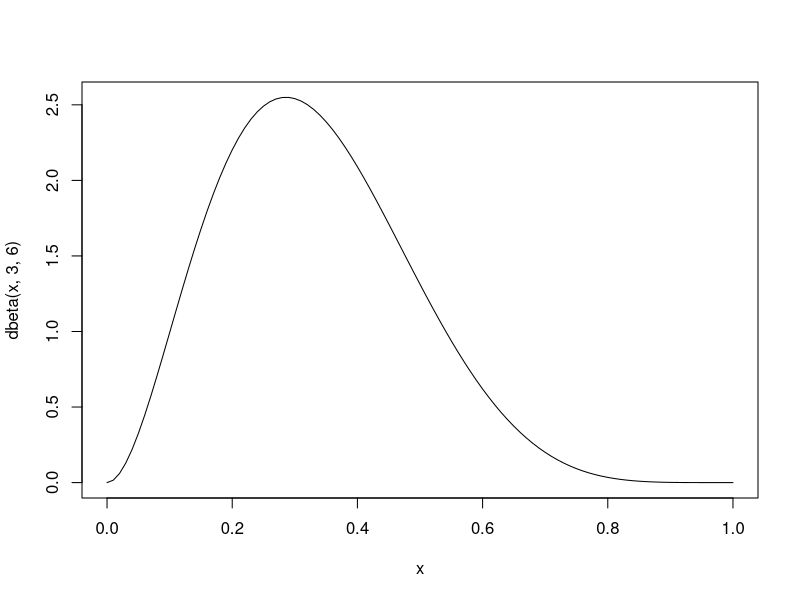
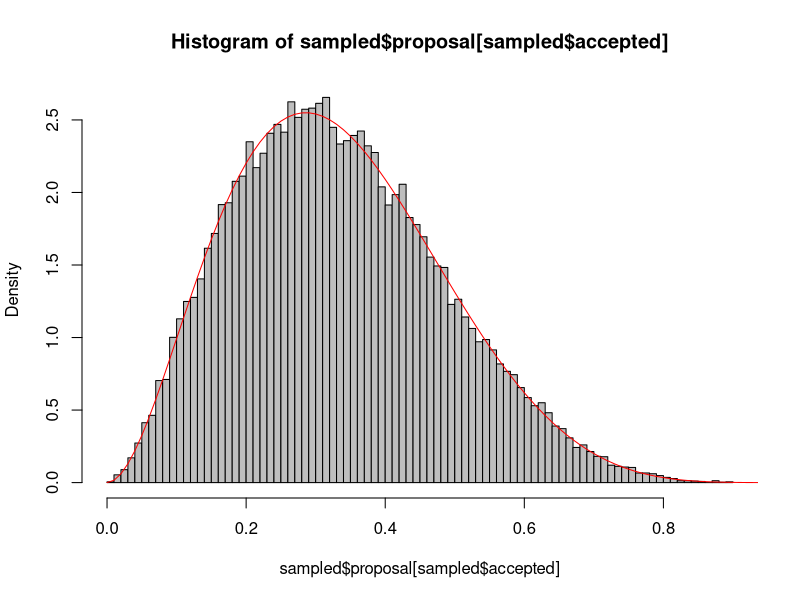

Write the R code that produced these figures, in order.
## ---- chunk 1
set.seed(123)
## ---- chunk 2
curve(dbeta(x, 3,6),0,1)
## ---- chunk 3
sampled <- data.frame(proposal = runif(100000,0,1))
sampled$targetDensity <- dbeta(sampled$proposal, 3,6)
## ---- chunk 4
maxDens = max(sampled$targetDensity, na.rm = T)
sampled$accepted = ifelse(runif(100000,0,1) < sampled$targetDensity / maxDens, TRUE, FALSE)
## ---- chunk 5
hist(sampled$proposal[sampled$accepted], freq = F, col = "grey", breaks = 100)
curve(dbeta(x, 3,6),0,1, add =T, col = "red")
